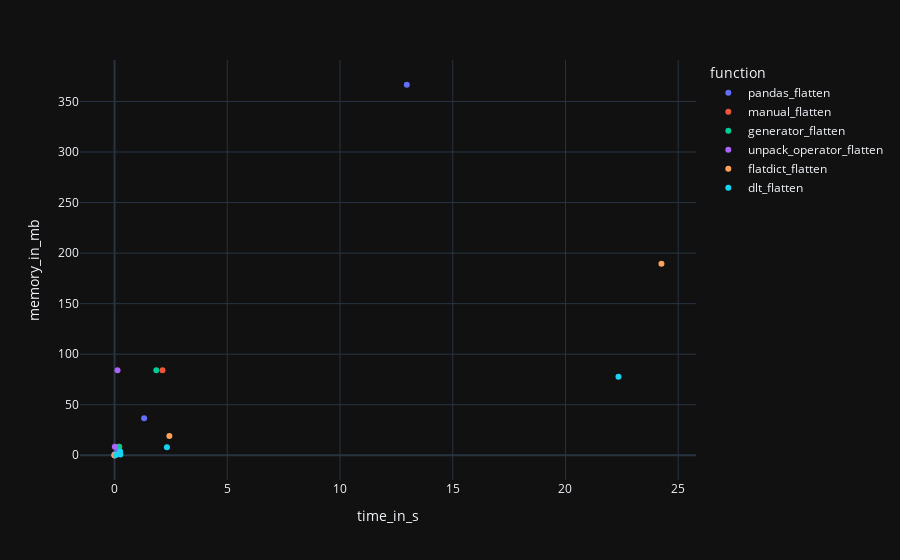

The code cell stored with this chart in its notebook:
### Code cell
template='plotly_dark'

df = 
h_bar = px.scatter(
    df,
    x='time_in_s',
    y='memory_in_mb',
    color='function',
    orientation='h',
    #barmode='group',
    template=template
)
h_bar.show()

### Figure 1 — Plotly figure (JSON) as saved in the notebook; plotly's stock layout.template omitted (floating-point values rounded to 4 significant figures)
{"data": [{"hovertemplate": "function=pandas_flatten<br>time_in_s=%{x}<br>memory_in_mb=%{y}<extra></extra>", "legendgroup": "pandas_flatten", "marker": {"color": "#636efa", "symbol": "circle"}, "mode": "markers", "name": "pandas_flatten", "orientation": "h", "showlegend": true, "type": "scatter", "x": [0.007978, 0.01115, 0.1188, 1.313, 12.96], "xaxis": "x", "y": [0.117, 0.4048, 3.704, 36.69, 366.5], "yaxis": "y"}, {"hovertemplate": "function=manual_flatten<br>time_in_s=%{x}<br>memory_in_mb=%{y}<extra></extra>", "legendgroup": "manual_flatten", "marker": {"color": "#EF553B", "symbol": "circle"}, "mode": "markers", "name": "manual_flatten", "orientation": "h", "showlegend": true, "type": "scatter", "x": [0.0005253, 0.002057, 0.02053, 0.2117, 2.127], "xaxis": "x", "y": [0.02026, 0.085, 0.8417, 8.406, 84.0], "yaxis": "y"}, {"hovertemplate": "function=generator_flatten<br>time_in_s=%{x}<br>memory_in_mb=%{y}<extra></extra>", "legendgroup": "generator_flatten", "marker": {"color": "#00cc96", "symbol": "circle"}, "mode": "markers", "name": "generator_flatten", "orientation": "h", "showlegend": true, "type": "scatter", "x": [0.0005731, 0.001848, 0.01904, 0.1866, 1.853], "xaxis": "x", "y": [0.03801, 0.09517, 0.8519, 8.416, 84.01], "yaxis": "y"}, {"hovertemplate": "function=unpack_operator_flatten<br>time_in_s=%{x}<br>memory_in_mb=%{y}<extra></extra>", "legendgroup": "unpack_operator_flatten", "marker": {"color": "#ab63fa", "symbol": "circle"}, "mode": "markers", "name": "unpack_operator_flatten", "orientation": "h", "showlegend": true, "type": "scatter", "x": [3.808e-05, 0.0001323, 0.00135, 0.01217, 0.1322], "xaxis": "x", "y": [0.01946, 0.0842, 0.8409, 8.405, 84.0], "yaxis": "y"}, {"hovertemplate": "function=flatdict_flatten<br>time_in_s=%{x}<br>memory_in_mb=%{y}<extra></extra>", "legendgroup": "flatdict_flatten", "marker": {"color": "#FFA15A", "symbol": "circle"}, "mode": "markers", "name": "flatdict_flatten", "orientation": "h", "showlegend": true, "type": "scatter", "x": [0.005894, 0.02462, 0.2462, 2.431, 24.26], "xaxis": "x", "y": [0.06649, 0.2125, 1.919, 18.98, 189.5], "yaxis": "y"}, {"hovertemplate": "function=dlt_flatten<br>time_in_s=%{x}<br>memory_in_mb=%{y}<extra></extra>", "legendgroup": "dlt_flatten", "marker": {"color": "#19d3f3", "symbol": "circle"}, "mode": "markers", "name": "dlt_flatten", "orientation": "h", "showlegend": true, "type": "scatter", "x": [0.2478, 0.05439, 0.257, 2.322, 22.35], "xaxis": "x", "y": [3.737, 0.1584, 0.8575, 7.845, 77.69], "yaxis": "y"}], "layout": {"legend": {"title": {"text": "function"}, "tracegroupgap": 0}, "margin": {"t": 60}, "xaxis": {"anchor": "y", "domain": [0, 1], "title": {"text": "time_in_s"}}, "yaxis": {"anchor": "x", "domain": [0, 1], "title": {"text": "memory_in_mb"}}}}
